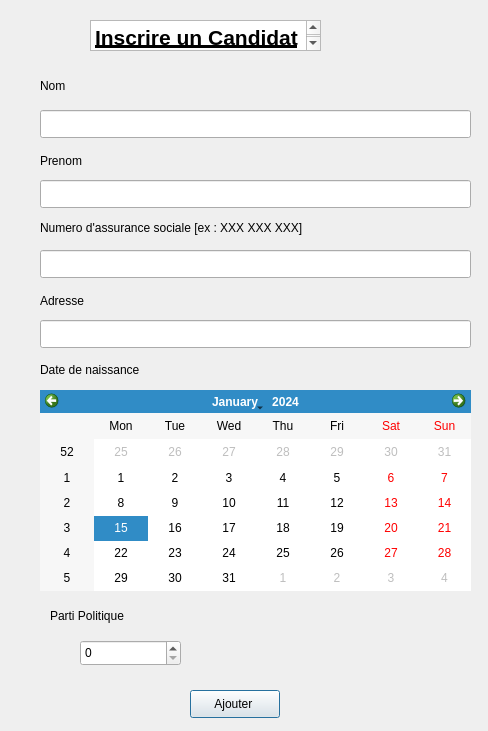
<?xml version="1.0" encoding="UTF-8"?>
<ui version="4.0">
 <class>AjoutCandidat</class>
 <widget class="QDialog" name="AjoutCandidat">
  <property name="geometry">
   <rect>
    <x>0</x>
    <y>0</y>
    <width>488</width>
    <height>731</height>
   </rect>
  </property>
  <property name="windowTitle">
   <string>AjoutCandidat</string>
  </property>
  <widget class="QLabel" name="label">
   <property name="geometry">
    <rect>
     <x>40</x>
     <y>70</y>
     <width>91</width>
     <height>31</height>
    </rect>
   </property>
   <property name="text">
    <string>Nom </string>
   </property>
  </widget>
  <widget class="QLineEdit" name="nom">
   <property name="geometry">
    <rect>
     <x>40</x>
     <y>110</y>
     <width>431</width>
     <height>28</height>
    </rect>
   </property>
  </widget>
  <widget class="QLabel" name="label_2">
   <property name="geometry">
    <rect>
     <x>40</x>
     <y>150</y>
     <width>81</width>
     <height>21</height>
    </rect>
   </property>
   <property name="text">
    <string>Prenom </string>
   </property>
  </widget>
  <widget class="QLineEdit" name="prenom">
   <property name="geometry">
    <rect>
     <x>40</x>
     <y>180</y>
     <width>431</width>
     <height>28</height>
    </rect>
   </property>
  </widget>
  <widget class="QLabel" name="label_3">
   <property name="geometry">
    <rect>
     <x>40</x>
     <y>360</y>
     <width>121</width>
     <height>20</height>
    </rect>
   </property>
   <property name="text">
    <string>Date de naissance </string>
   </property>
  </widget>
  <widget class="QCalendarWidget" name="dateN">
   <property name="geometry">
    <rect>
     <x>40</x>
     <y>390</y>
     <width>431</width>
     <height>201</height>
    </rect>
   </property>
  </widget>
  <widget class="QLabel" name="label_4">
   <property name="geometry">
    <rect>
     <x>40</x>
     <y>290</y>
     <width>71</width>
     <height>21</height>
    </rect>
   </property>
   <property name="text">
    <string>Adresse </string>
   </property>
  </widget>
  <widget class="QLineEdit" name="nas">
   <property name="geometry">
    <rect>
     <x>40</x>
     <y>250</y>
     <width>431</width>
     <height>28</height>
    </rect>
   </property>
  </widget>
  <widget class="QLabel" name="label_5">
   <property name="geometry">
    <rect>
     <x>40</x>
     <y>220</y>
     <width>371</width>
     <height>16</height>
    </rect>
   </property>
   <property name="text">
    <string>Numero d'assurance sociale [ex : XXX XXX XXX]</string>
   </property>
  </widget>
  <widget class="QLineEdit" name="adresse">
   <property name="geometry">
    <rect>
     <x>40</x>
     <y>320</y>
     <width>431</width>
     <height>28</height>
    </rect>
   </property>
  </widget>
  <widget class="QLabel" name="label_6">
   <property name="geometry">
    <rect>
     <x>50</x>
     <y>600</y>
     <width>101</width>
     <height>31</height>
    </rect>
   </property>
   <property name="text">
    <string>Parti Politique</string>
   </property>
  </widget>
  <widget class="QSpinBox" name="parti">
   <property name="geometry">
    <rect>
     <x>80</x>
     <y>640</y>
     <width>101</width>
     <height>26</height>
    </rect>
   </property>
  </widget>
  <widget class="QPushButton" name="ok">
   <property name="geometry">
    <rect>
     <x>190</x>
     <y>690</y>
     <width>90</width>
     <height>28</height>
    </rect>
   </property>
   <property name="text">
    <string>Ajouter </string>
   </property>
  </widget>
  <widget class="QTextEdit" name="textEdit">
   <property name="geometry">
    <rect>
     <x>90</x>
     <y>20</y>
     <width>231</width>
     <height>31</height>
    </rect>
   </property>
   <property name="html">
    <string>&lt;!DOCTYPE HTML PUBLIC &quot;-//W3C//DTD HTML 4.0//EN&quot; &quot;http://www.w3.org/TR/REC-html40/strict.dtd&quot;&gt;
&lt;html&gt;&lt;head&gt;&lt;meta name=&quot;qrichtext&quot; content=&quot;1&quot; /&gt;&lt;style type=&quot;text/css&quot;&gt;
p, li { white-space: pre-wrap; }
&lt;/style&gt;&lt;/head&gt;&lt;body style=&quot; font-family:'Ubuntu'; font-size:10pt; font-weight:400; font-style:normal;&quot;&gt;
&lt;p style=&quot; margin-top:12px; margin-bottom:12px; margin-left:0px; margin-right:0px; -qt-block-indent:0; text-indent:0px;&quot;&gt;&lt;span style=&quot; font-size:16pt; font-weight:600; text-decoration: underline;&quot;&gt;Inscrire un Candidat &lt;/span&gt;&lt;/p&gt;&lt;/body&gt;&lt;/html&gt;</string>
   </property>
  </widget>
 </widget>
 <resources/>
 <connections>
  <connection>
   <sender>ok</sender>
   <signal>clicked()</signal>
   <receiver>AjoutCandidat</receiver>
   <slot>validationCandidat()</slot>
   <hints>
    <hint type="sourcelabel">
     <x>374</x>
     <y>663</y>
    </hint>
    <hint type="destinationlabel">
     <x>420</x>
     <y>347</y>
    </hint>
   </hints>
  </connection>
 </connections>
 <slots>
  <slot>validationCandidat()</slot>
 </slots>
</ui>
